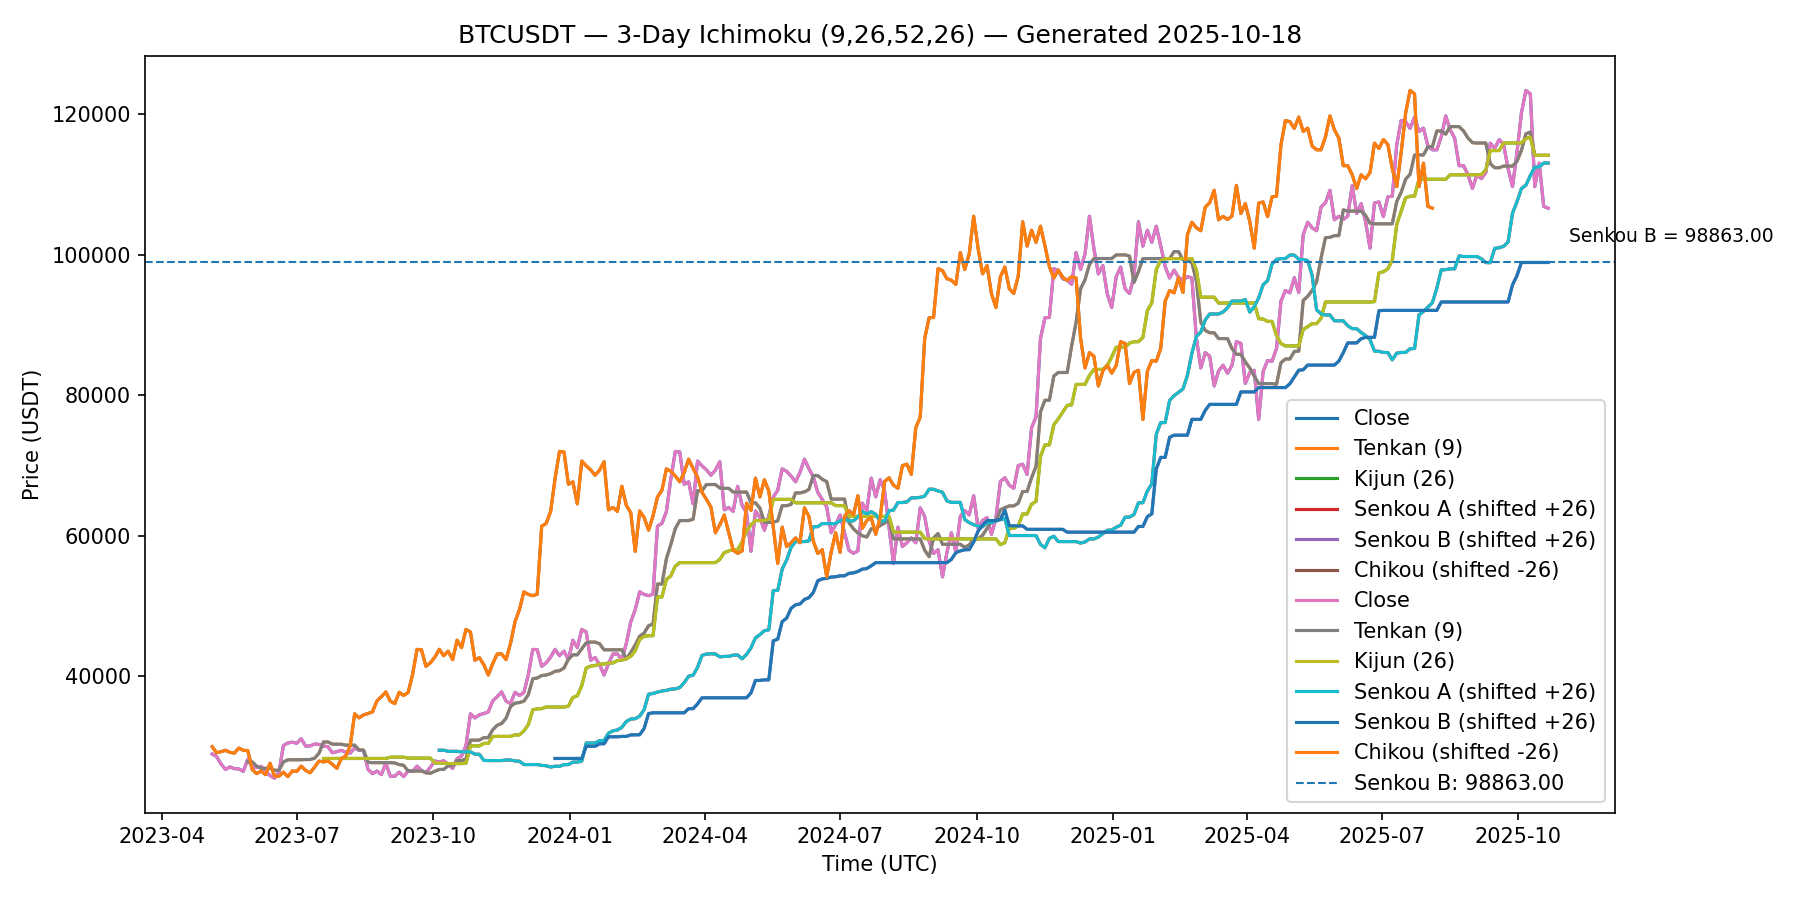

The script that saved this image:
#!/usr/bin/env python3
"""
btc_3day_ichimoku.py
Fetch BTC/USDT klines from Binance, aggregate to 3-day candles,
compute Ichimoku (9, 26, 52, 26), and save a PNG + CSV locally.

Usage examples:
  python btc_3day_ichimoku.py --symbol BTCUSDT --interval 1h --lookback-days 900
  python btc_3day_ichimoku.py --symbol BTCUSDT --interval 4h --lookback-days 2000

Outputs:
  ./btc_3day_ichimoku.csv
  ./btc_3day_ichimoku.png
"""

import argparse
import time
from datetime import datetime, timedelta, timezone

import requests
import pandas as pd
import numpy as np
import matplotlib.pyplot as plt


BINANCE_URL = "https://api.binance.com/api/v3/klines"


def fetch_klines(symbol, interval, start_ms, end_ms=None, limit=1000):
    """
    Fetch klines from Binance with pagination.
    Returns a list of kline arrays.
    """
    out = []
    params = {
        "symbol": symbol.upper(),
        "interval": interval,
        "limit": min(limit, 1000),
        "startTime": start_ms,
    }
    if end_ms is not None:
        params["endTime"] = end_ms

    while True:
        r = requests.get(BINANCE_URL, params=params, timeout=30)
        r.raise_for_status()
        batch = r.json()
        if not batch:
            break
        out.extend(batch)
        next_start = batch[-1][6] + 1  # last close_time + 1ms
        if end_ms is not None and next_start >= end_ms:
            break
        params["startTime"] = next_start
        time.sleep(0.2)
        if len(batch) < params["limit"]:
            break
    return out


def klines_to_df(klines):
    cols = [
        "open_time","open","high","low","close","volume",
        "close_time","quote_asset_volume","number_of_trades",
        "taker_buy_base","taker_buy_quote","ignore"
    ]
    df = pd.DataFrame(klines, columns=cols)
    for c in ["open","high","low","close","volume","quote_asset_volume","taker_buy_base","taker_buy_quote"]:
        df[c] = pd.to_numeric(df[c], errors="coerce")
    df["open_time"] = pd.to_datetime(df["open_time"], unit="ms", utc=True)
    df["close_time"] = pd.to_datetime(df["close_time"], unit="ms", utc=True)
    df = df.set_index("open_time").sort_index()
    return df


def resample_to_3d(df):
    """
    Aggregate to 3-day OHLCV using UTC boundaries.
    """
    o = df["open"].resample("3D", label="right", closed="right").first()
    h = df["high"].resample("3D", label="right", closed="right").max()
    l = df["low"].resample("3D", label="right", closed="right").min()
    c = df["close"].resample("3D", label="right", closed="right").last()
    v = df["volume"].resample("3D", label="right", closed="right").sum()
    out = pd.concat({"open": o, "high": h, "low": l, "close": c, "volume": v}, axis=1).dropna()
    return out


def ichimoku(df_agg, conv_len=9, base_len=26, span_b_len=52, displacement=26):
    """
    Compute Ichimoku components on aggregated candles.
    """
    high = df_agg["high"]
    low = df_agg["low"]
    close = df_agg["close"]

    conv = (high.rolling(conv_len).max() + low.rolling(conv_len).min()) / 2.0
    base = (high.rolling(base_len).max() + low.rolling(base_len).min()) / 2.0
    span_a = ((conv + base) / 2.0).shift(displacement)  # forward shift
    span_b = ((high.rolling(span_b_len).max() + low.rolling(span_b_len).min()) / 2.0).shift(displacement)  # forward shift
    chikou = close.shift(-displacement)  # lagging, plotted back

    out = df_agg.copy()
    out["tenkan"] = conv
    out["kijun"] = base
    out["senkou_a"] = span_a
    out["senkou_b"] = span_b
    out["chikou"] = chikou
    return out


def plot_ichimoku(df_i, out_png, title):
    plt.figure(figsize=(12, 6))
    plt.plot(df_i.index, df_i["close"], label="Close")
    plt.plot(df_i.index, df_i["tenkan"], label="Tenkan (9)")
    plt.plot(df_i.index, df_i["kijun"], label="Kijun (26)")
    plt.plot(df_i.index, df_i["senkou_a"], label="Senkou A (shifted +26)")
    plt.plot(df_i.index, df_i["senkou_b"], label="Senkou B (shifted +26)")
    plt.plot(df_i.index, df_i["chikou"], label="Chikou (shifted -26)")
    plt.title(title)
    plt.xlabel("Time (UTC) — 3D candles")
    plt.ylabel("Price (USDT)")
    plt.legend(loc="best")
    # Draw the series
    plt.plot(df_i.index, df_i["close"], label="Close")
    plt.plot(df_i.index, df_i["tenkan"], label="Tenkan (9)")
    plt.plot(df_i.index, df_i["kijun"], label="Kijun (26)")
    plt.plot(df_i.index, df_i["senkou_a"], label="Senkou A (shifted +26)")
    plt.plot(df_i.index, df_i["senkou_b"], label="Senkou B (shifted +26)")
    plt.plot(df_i.index, df_i["chikou"], label="Chikou (shifted -26)")

    # Latest Senkou B value (most recent non-NaN)
    valid = df_i["senkou_b"].dropna()
    latest_sb = None
    latest_index = None
    if not valid.empty:
        latest_sb = valid.iloc[-1]
        latest_index = valid.index[-1]
        # Horizontal reference line at latest Senkou B
        plt.axhline(latest_sb, linestyle="--", linewidth=1, label=f"Senkou B: {latest_sb:.2f}")
        # Place a text label slightly to the right/top of the last valid point
        plt.annotate(f"Senkou B = {latest_sb:.2f}",
                     xy=(latest_index, latest_sb),
                     xytext=(10, 10),
                     textcoords="offset points",
                     fontsize=9)

    plt.title(title)
    plt.xlabel("Time (UTC)")
    plt.ylabel("Price (USDT)")
    plt.legend(loc="best")
    plt.tight_layout()
    plt.savefig(out_png, dpi=150)
    plt.close()


def main():
    parser = argparse.ArgumentParser()
    parser.add_argument("--symbol", default="BTCUSDT", help="Symbol, e.g., BTCUSDT")
    parser.add_argument("--interval", default="1h", help="Binance kline interval (e.g., 1m, 5m, 15m, 1h, 4h)")
    parser.add_argument("--lookback-days", type=int, default=900, help="How many days back to fetch from now.")
    parser.add_argument("--outfile-prefix", default="btc_3day_ichimoku", help="Output file prefix")
    args = parser.parse_args()

    now_utc = datetime.now(timezone.utc)
    start_dt = now_utc - timedelta(days=args.lookback_days)
    start_ms = int(start_dt.timestamp() * 1000)
    end_ms = int(now_utc.timestamp() * 1000)

    print(f"Fetching {args.symbol} {args.interval} from {start_dt.isoformat()} to {now_utc.isoformat()} ...")
    kl = fetch_klines(args.symbol, args.interval, start_ms, end_ms=end_ms)

    if not kl:
        raise SystemExit("No data returned. Try increasing lookback or changing interval.")

    df = klines_to_df(kl)
    df_3d = resample_to_3d(df)
    df_i = ichimoku(df_3d, conv_len=9, base_len=26, span_b_len=52, displacement=26)

    csv_path = f"{args.outfile_prefix}.csv"
    png_path = f"{args.outfile_prefix}.png"

    df_i.to_csv(csv_path, index=True)
    title = f"{args.symbol} — 3-Day Ichimoku (9,26,52,26) — Generated {now_utc.date().isoformat()}"
    plot_ichimoku(df_i, png_path, title)

    print(f"Saved CSV: {csv_path}")
    print(f"Saved PNG: {png_path}")


if __name__ == "__main__":
    main()
